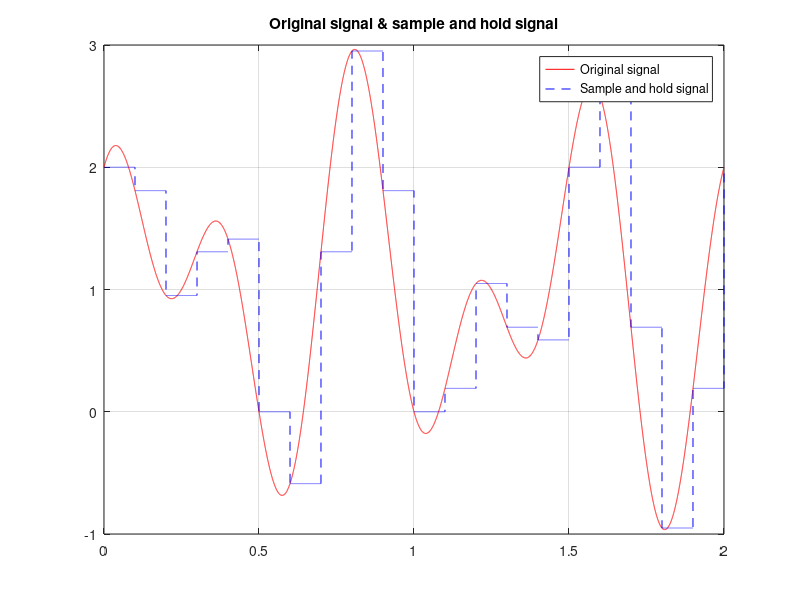

Source code (MATLAB):
t_fine = 0:0.0001:2;
x = 1 + sin(3*pi*t_fine) + cos(5*pi*t_fine); %original x(t)
plot (t_fine,x,'r');
title ("Original signal & sample and hold signal");
t = 0:0.1:2; %intervals for sampling
hold on;
xn = 1 + sin(3*pi*t) + cos(5*pi*t); %sampled signal x[n]
x_s = interp1(t,xn,t_fine,'previous');
plot (t_fine,x_s,'b--');
grid on;
legend("Original signal","Sample and hold signal");
    